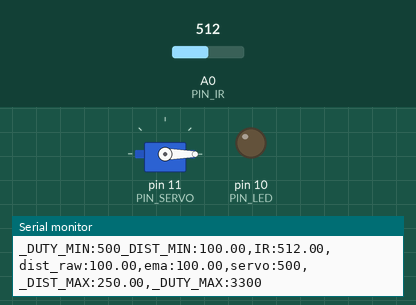
The sketch below on a simulated Arduino Uno, built with avr-gcc and run on an emulated ATmega328P. Shown: servo, output pins drawn as LEDs (lit = HIGH), the last lines printed to the serial monitor. The test bench sets the inputs (shaded band); at power-on: A0 (PIN_IR) = 512.

Above: at 1.2 s.
1.3 s: A0 (PIN_IR) set to 306
At 2.2 s:
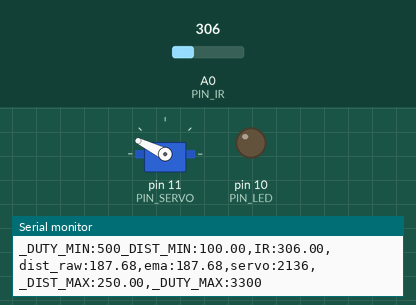
Timing chart, 0 to 4.3 s (numbered marks = the images above; inputs shaded):
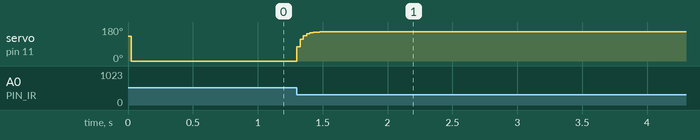

The sketch:

sw_82_3.ino
```cpp
#include <Servo.h>

// Arduino pin assignment

#define PIN_IR    0         // IR sensor at Pin A0
#define PIN_LED   10
#define PIN_SERVO 11

#define _DUTY_MIN 500  // servo full clock-wise position (0 degree)
#define _DUTY_NEU 1900  // servo neutral position (90 degree)
#define _DUTY_MAX 3300  // servo full counter-clockwise position (180 degree)

#define _DIST_MIN  100.0   // minimum distance 100mm
#define _DIST_MAX  250.0   // maximum distance 250mm

#define EMA_ALPHA  0.5      // for EMA Filter

#define LOOP_INTERVAL 25   // Loop Interval (unit: msec)

Servo myservo;
unsigned long last_loop_time;   // unit: msec

float dist_prev = _DIST_MIN;
float dist_ema = _DIST_MIN;

void setup()
{
  pinMode(PIN_LED, OUTPUT);

  myservo.attach(PIN_SERVO);
  myservo.writeMicroseconds(_DUTY_NEU);

  Serial.begin(1000000);    // 1,000,000 bps
}

void loop()
{
  unsigned long time_curr = millis();
  int duty;
  float a_value, dist_raw;

  // wait until next event time
  if (time_curr < (last_loop_time + LOOP_INTERVAL))
    return;
  last_loop_time += LOOP_INTERVAL;

  a_value = analogRead(PIN_IR);
  dist_raw = ((6762.0 / (a_value - 9.0)) - 4.0) * 10.0;

  // Put range Filter code here (_DIST_MIN ~ _DIST_MAX)
  if (_DIST_MIN <= dist_raw && dist_raw <= _DIST_MAX) {
    digitalWrite(PIN_LED, 0);
    dist_prev = dist_raw;
  }
  else dist_raw = dist_prev;
  // and turn on LED if the distance is in the range

  dist_ema = EMA_ALPHA * dist_raw + (1 - EMA_ALPHA) * dist_ema; // Put EMA filter code here

  //duty = map(dist_ema, _DIST_MIN, _DIST_MAX, _DUTY_MIN, _DUTY_MAX);
  duty = (dist_ema - _DIST_MIN) * (_DUTY_MAX - _DUTY_MIN) / (_DIST_MAX - _DIST_MIN) + _DUTY_MIN; // Put map() equivalent code here

  myservo.writeMicroseconds(duty);

  Serial.print("_DUTY_MIN:");  Serial.print(_DUTY_MIN);
  Serial.print("_DIST_MIN:");  Serial.print(_DIST_MIN);
  Serial.print(",IR:");        Serial.print(a_value);
  Serial.print(",dist_raw:");  Serial.print(dist_raw);
  Serial.print(",ema:");       Serial.print(dist_ema);
  Serial.print(",servo:");     Serial.print(duty);
  Serial.print(",_DIST_MAX:"); Serial.print(_DIST_MAX);
  Serial.print(",_DUTY_MAX:"); Serial.print(_DUTY_MAX);
  Serial.println("");
}
```

Measured:
- after the input at 1.3 s, servo on pin 11 (PIN_SERVO): 0° → 154° at once
